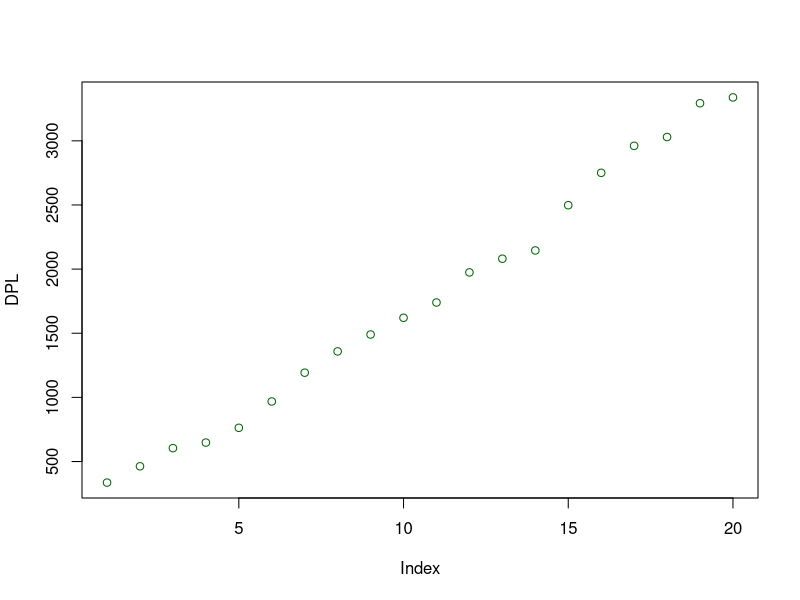
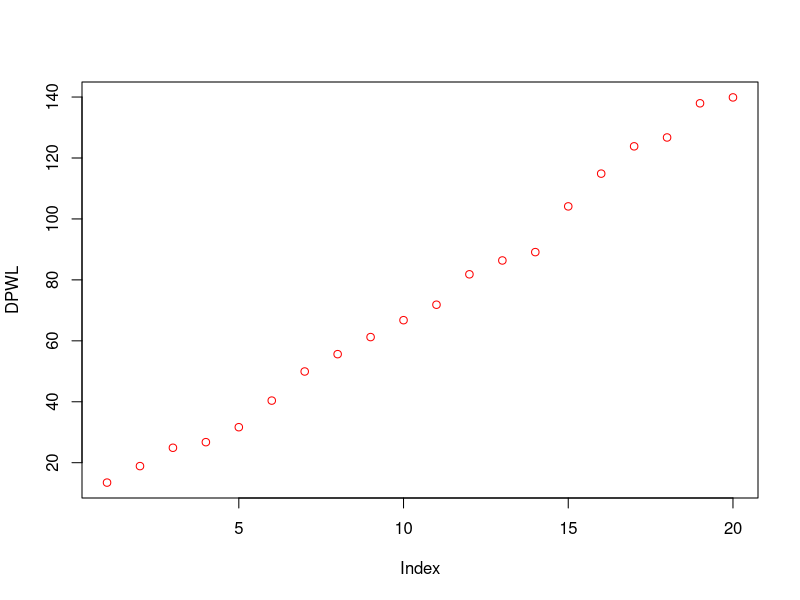
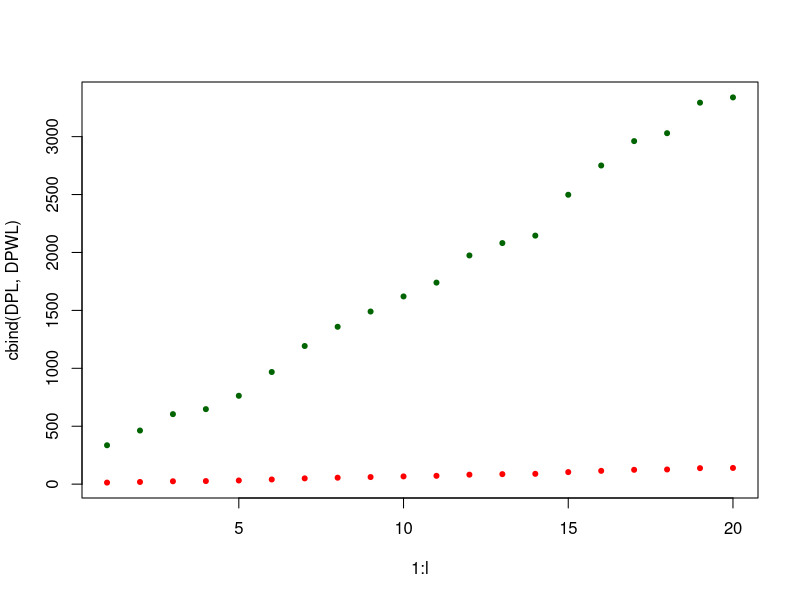

Recreate these plots in R, in order.
## ---- chunk 1
knitr::opts_chunk$set(echo = FALSE)
## ---- chunk 2

NM=47                   #Number of matrices
i=60                    #Lines in each matrix
j=4                     #Columns in each matrix
list_likelihood = c()   #Contains all likelihood values for all matrices
list_NA = c()           #Contains the number of NA in each matrix
list_weigth = c()       #Contains all weight values for all matrices
list_alpha = c()        #Contains all alpha values for all matrices
list_beta = c()         #Contains all beta values for all matrices
list_FP = c()           #Contains the number of FP in each matrix
list_FN = c()           #Contains the number of FN in each matrix
df = data.frame(matrix(ncol = 0, nrow = 0))
order_df = data.frame(matrix(ncol = 0, nrow = 0))
## ---- chunk 3

#This function allows to create the different lists needed to generate different examples to test the idea

lists <- function(NM,i,j){ #NM = Number of matrices used to calculate the global likelihood
  list_alpha <<- c(round(runif(NM,0,0.5), digit = 2))
  list_beta <<- c(round(runif(NM,0,0.5), digit = 2))
  #list_NA <<- c(sample(0:((i*j)/3),NM, replace=F))
  #list_FP <<- c(sample(0:((i*j)/3),NM, replace=F))
  #list_FN <<- c(sample(0:((i*j)/3),NM, replace=F))
  list_NA <<- c(round(runif(NM,0,(i*j)/3), digit = 0))
  list_FP <<- c(round(runif(NM,0,(i*j)/3), digit = 0))
  list_FN <<- c(round(runif(NM,0,(i*j)/3), digit = 0))
}

lists(NM,i,j)
## ---- chunk 4

#This function calculates the likelihood value for each of the matrices. The formula is the one we mentioned before.

likelihood <-function(NM,i,j,alpha,beta,FP, FN){ #List_NA,alpha,beta,
  list_likelihood <<- c()
  for (i in 1:NM){
    n=i*j
    L <- (alpha[i]^FP[i])*((1-alpha[i])^(n-FP[i]))*(beta[i]^FN[i])*((1-beta[i])^(n-FN[i]))
      list_likelihood <<- append(list_likelihood, L)
  }
}

loglikelihood <-function(NM,i,j,alpha,beta,FP, FN){ #List_NA,alpha,beta,
  list_likelihood <<- c()
  for (i in 1:NM){
    n=i*j
    L <- -log((alpha[i]^FP[i])*((1-alpha[i])^(n-FP[i]))*(beta[i]^FN[i])*((1-beta[i])^(n-FN[i])))
      list_likelihood <<- append(list_likelihood, L)
  }
}

likelihood(NM,i,j,list_alpha, list_beta, list_FP, list_FN)
list_likelihood
## ---- chunk 5

#This part allows to order the list of NA to have the matrices with the smallest number of NA first, and the one with the most NA last.
#We then create a table containing the likelihood values and the NA number for each matrix

NA_order <- function(){
  df <<- data.frame("Likelihood" = list_likelihood, "NumberNA" = list_NA)
  order_df <<- df[order(df$"NumberNA"),]
}

NA_order()
df
order_df
## ---- chunk 6

#This function calculates the overall starting value for the weight. 
#Remember that the sum of the weights must be equal to 1.
#We therefore take this value and divide it by the number of matrices we have.

global_weigths <- function(NM) {
  gw <- 1/ NM
  list_weigth <<- c()
  for (i in 1:NM) {
    list_weigth[i] <<- gw
  }
}

global_weigths(NM)
list_weigth
## ---- chunk 7

#Now, the reasoning is that we rely on the number of NA present in each matrix.
#We modify the weight values to obtain a progressive list of values according to the previous criterion
#For example, if we have 5 matrices instead of having the values : (0.2,0.2,0.2,0.2,0.2)
#we have : (0.4,0.3,0.2,0.1,0)
#We take into account if the vector has an even or odd length 

weights <- function(NM){
  mid <<-ceiling(NM/2)
  if (NM%%2 == 0){ #if the number of matrices is odd or even
    lim <<- mid+1
  } else {lim <<- mid }
  for (p in 1:lim) {
    if (p == mid || p==lim) {
      list_weigth[p] <<- list_weigth[p]
    } else {
      list_weigth[p] <<- list_weigth[p] + (list_weigth[NM-(p-1)]/p)
      list_weigth[NM-(p-1)] <<- list_weigth[NM-(p-1)] - (list_weigth[NM-(p-1)]/p)
      }
    
  }
}

weights(NM)
list_weigth
## ---- chunk 8

#We have to check if several matrices have the same NA number.
#In this case, these matrices will have the same weight value.

sum = 0
final_w = 0

eq_weights <- function(i,j){
  for (c in 0:((i*j)-1)){
    eq <<- c(which((c == order_df$NumberNA) == TRUE))
    if (length(eq)>1){
      sum=0
      final_w=0
      for (p in eq){
        sum = sum + list_weigth[p]
      }
      final_w = sum / length(eq)
      for (fw in eq) {
        list_weigth[fw] <<- final_w
      }
    }
  }
}
eq_weights(i,j)
list_weigth
## ---- chunk 9

#We add the column with weight values corresponding to each matrix. 

data = cbind(order_df, "Weight" = list_weigth)
data
## ---- chunk 10

#In this final function, we compute the weighted likelihood and the likelihood according to the functions we mentioned at the beginning.

WL = 0
L = 0
final_wlikelihood <- function(df2,NM){
  for (i in 1:NM){
    WL <<- WL + df2$Likelihood[i]*df2$Weight[i]
    return(WL)
  }
}
final_likelihood <- function(df2,NM){
  for (i in 1:NM){
    L <<- L + df2$Likelihood[i]
    return(L)
  }
}

final_wlikelihood(data,NM)
final_likelihood(data,NM)

## ---- chunk 11
  NM=47                   #Number of matrices
  i=60                    #Lines in each matrix
  j=4                     #Columns in each matrix
  list_likelihood = c()   #Contains all likelihood values for all matrices
  list_NA = c()           #Contains the number of NA in each matrix
  list_weigth = c()       #Contains all weight values for all matrices
  list_alpha = c()        #Contains all alpha values for all matrices
  list_beta = c()         #Contains all beta values for all matrices
  list_FP = c()           #Contains the number of FP in each matrix
  list_FN = c()           #Contains the number of FN in each matrix
  df = data.frame(matrix(ncol = 0, nrow = 0))
  order_df = data.frame(matrix(ncol = 0, nrow = 0))
  WL = 0
  L = 0
  DPWL = c()
  DPL = c()
  l=0
  
final <- function(d){
  lists(NM,i,j)
  loglikelihood(NM,i,j,list_alpha, list_beta, list_FP, list_FN)
  NA_order()
  global_weigths(NM)
  weights(NM)
  eq_weights(i,j)
  data = cbind(order_df, "Weight" = list_weigth)
  DPWL[d] <<- final_wlikelihood(data,NM)
  DPL[d] <<- final_likelihood(data,NM)
}

## ---- chunk 12
data_plot <- function(x) {
  l <<- x
  for (i in 0:x){
    final(i)
  }
}

data_plot(20)

plot(DPL, col="darkgreen")
plot(DPWL, col="red")

matplot(1:l,cbind(DPL,DPWL),pch=20, col=c("darkgreen","red"))
